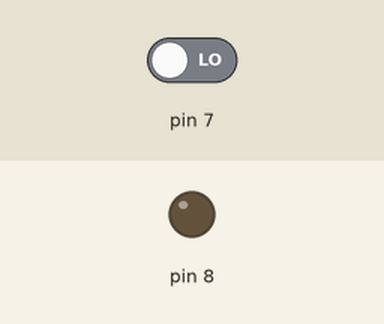
A sketch run on a simulated Arduino Uno, built with avr-gcc and run on an emulated ATmega328P. On the bench: output pins drawn as LEDs (lit = HIGH). The inputs (shaded band) are chosen by the test bench; at power-on: pin 7 LOW. What the sketch prints to the serial monitor is not drawn.

Above: at 1.2 s.
1.3 s: pin 7 driven HIGH
At 2.4 s:
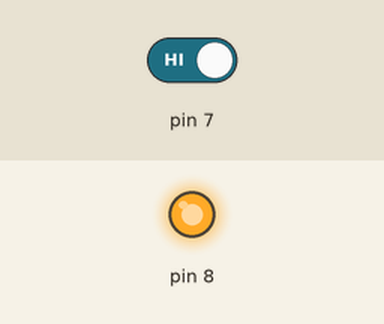
2.8 s: pin 7 driven LOW
At 3.6 s:
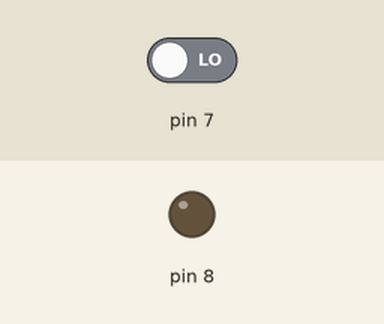
Timing chart, 0 to 5.8 s (numbered marks = the images above; inputs shaded):
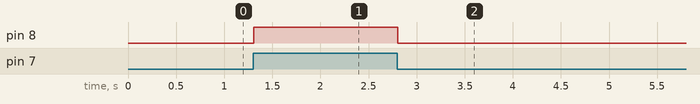

Measured:
- after the input at 1.3 s, pin 8: LOW → HIGH at once
- after the input at 2.8 s, pin 8: HIGH → LOW at once

The sketch:

05_IngeniousAllis.ino
```cpp
void setup()
{
  Serial.begin(9600);
  pinMode(7, INPUT);
  pinMode(8, OUTPUT);
}

void loop()
{
  int readValue = digitalRead(7);
  Serial.println(readValue);
  if(readValue == 1){
    digitalWrite(8, HIGH);
  }else{
    digitalWrite(8, LOW);
  }
}
```
